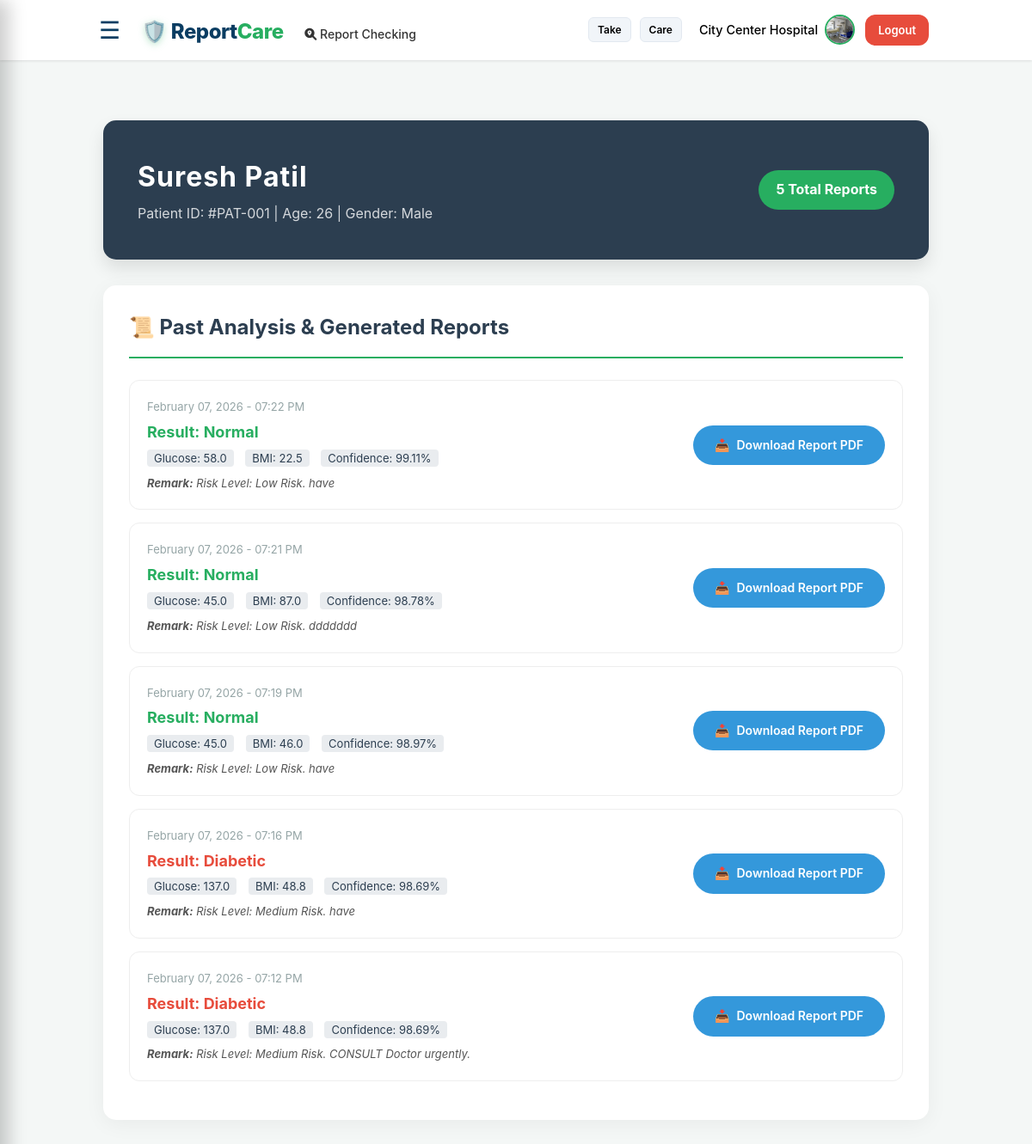
/patient-history/1 (signed in), run on the app's committed database.
### app.py (models this page shows)
class User(db.Model):
    id = db.Column(db.Integer, primary_key=True)
    role = db.Column(db.String(20)) # 'Lab' or 'Other'
    email = db.Column(db.String(100), unique=True, nullable=False)
    password = db.Column(db.String(100), nullable=False)
    name = db.Column(db.String(100))
    phone = db.Column(db.String(20))
    address = db.Column(db.Text)
    license_no = db.Column(db.String(100)) # Special for Lab
    profile_pic = db.Column(db.String(200), default='default_user.png')
    signature_img = db.Column(db.String(200))

class Patient(db.Model):
    id = db.Column(db.Integer, primary_key=True)
    lab_id = db.Column(db.Integer, db.ForeignKey('user.id')) # Kis Lab ne create kiya
    name = db.Column(db.String(100), nullable=False)
    age = db.Column(db.Integer)
    gender = db.Column(db.String(10))
    phone = db.Column(db.String(20))
    created_at = db.Column(db.DateTime, default=datetime.utcnow)
    reports = db.relationship('Report', backref='patient', cascade="all, delete-orphan")

class Report(db.Model):
    id = db.Column(db.Integer, primary_key=True)
    patient_id = db.Column(db.Integer, db.ForeignKey('patient.id'))
    prediction_result = db.Column(db.String(100))
    accuracy = db.Column(db.String(20))
    glucose = db.Column(db.Float)
    bp = db.Column(db.Float)
    insulin = db.Column(db.Float)
    bmi = db.Column(db.Float)
    pregnancies = db.Column(db.Integer)
    skin = db.Column(db.Float)
    dpf = db.Column(db.Float)
    remarks = db.Column(db.Text)
    date = db.Column(db.DateTime, default=datetime.utcnow)
    risk_score = db.Column(db.Float)

### app.py (the view)
@app.route('/patient-history/<int:p_id>')
def patient_history(p_id):
    if 'user_id' not in session: return redirect('/login')
    patient = Patient.query.get_or_404(p_id)
    reports = Report.query.filter_by(patient_id=p_id).order_by(Report.date.desc()).all()
    return render_template('patient_history.html', patient=patient, reports=reports)

### app.py (called while the page is built)
@app.context_processor
def inject_user():
    user = User.query.get(session.get('user_id')) if 'user_id' in session else None
    return dict(current_user=user)

### templates/patient_history.html (shortened to what this page needs)
{% extends "base.html" %}
{% block content %}
<div class="container">
    <div class="patient-header">
        <div class="patient-info">
            <h1>{{ patient.name }}</h1>
            <p>Patient ID: #PAT-00{{ patient.id }} | Age: {{ patient.age }} | Gender: {{ patient.gender }}</p>
        </div>
        <div class="stats-badge">{{ patient.reports|length }} Total Reports</div>
    </div>
    <div class="history-card">
        <h2 class="history-title">📜 Past Analysis & Generated Reports</h2>
        {% if patient.reports %}
            {% for report in patient.reports|sort(attribute='date', reverse=True) %}
            <div class="report-item">
                <div class="report-meta">
                    <span class="date">{{ report.date.strftime('%B %d, %Y - %I:%M %p') }}</span>
                    <p class="result-text {% if report.prediction_result == 'Diabetic' %}status-positive{% else %}status-negative{% endif %}">
                        Result: {{ report.prediction_result }}
                    </p>
                    <div class="metrics-row">
                        <span class="badge-info">Glucose: {{ report.glucose }}</span>
                        <span class="badge-info">BMI: {{ report.bmi }}</span>
                        <span class="badge-info">Confidence: {{ report.accuracy }}</span>
                    </div>
                    {% if report.remarks %}
                    <p style="margin-top: 8px; font-size: 13px; color: #555; font-style: italic;">
                        <b>Remark:</b> {{ report.remarks[:60] }}{% if report.remarks|length > 60 %}...{% endif %}
                    </p>
                    {% endif %}
                </div>
                <a href="/download-report/{{ report.id }}" class="btn-download">
                    <span>📥</span> Download Report PDF
                </a>
            </div>
            {% endfor %}
        {% else %}
            <div style="text-align: center; padding: 40px;">
                <p style="color: #95a5a6; font-size: 18px;">Is patient ke liye koi report generate nahi ki gayi hai.</p>
                <a href="/predict" style="color: #27AE60; font-weight: bold; text-decoration: none;">+ Run New Prediction</a>
            </div>
        {% endif %}
    </div>
</div>
{% endblock %}

### templates/base.html (shortened to what this page needs)
<!DOCTYPE html>
<html lang="en">
<head>
    <link rel="stylesheet" href="/static/css/style.css">
    <link rel="stylesheet" type="text/css" href="https://cdn.jsdelivr.net/npm/toastify-js/src/toastify.min.css">
    <link rel="stylesheet" href="https://cdnjs.cloudflare.com/ajax/libs/font-awesome/6.0.0/css/all.min.css">
</head>
<body>
<nav class="navbar">
    <div class="left">
        <span class="menu" onclick="toggleMenu()" style="margin-right: 15px; cursor:pointer;">☰</span>
        <span class="logo">
            <span class="shield">🛡️</span> Report<span style="color:#27AE60;">Care</span>
        </span>
        <a href="/verifyreport" style="margin-left: 20px; text-decoration: none; color: #333; font-size: 14px; font-weight: 500;">
        <i class="fas fa-search-location"></i> Report Checking
    </a>
    </div>
    <div class="right" style="display: flex; align-items: center; gap: 15px;">
        <div class="lang-buttons">
            <button>Take</button>
            <button>Care</button>
        </div>
        {% if current_user %}
            <div class="user-profile-nav" style="display: flex; align-items: center; gap: 12px;">
                <a href="/profile" style="display: flex; align-items: center; text-decoration: none; gap: 8px;">
                    <span style="color: black; font-size: 0.9rem; font-weight: 500;">{{ current_user.name }}</span>
                    <img src="{{ url_for('static', filename='uploads/profile_pictures/' + (current_user.profile_pic if current_user.profile_pic else 'default_user.png')) }}"
                         class="nav-profile-img" alt="Profile"
                         style="width: 35px; height: 35px; border-radius: 50%; object-fit: cover; border: 2px solid #27AE60;">
                </a>
                <a href="/logout" class="btn logout-btn" style="background-color: #e74c3c; padding: 6px 12px; font-size: 13px;">Logout</a>
            </div>
        {% else %}
            <a href="/login" class="btn">Login</a>
            <a href="/register" class="btn">Register</a>
        {% endif %}
    </div>
</nav>
{% block content %}{% endblock %}
</body>
</html>

### static/css/style.css (style rules this page uses)
:root { --primary: #0A3D62; --secondary: #27AE60; --accent: #10b981; --dark: #1e293b; --light: #f8fafc; --white: #ffffff; --shadow: 0 10px 25px -5px rgba(0, 0, 0, 0.1), 0 8px 10px -6px rgba(0, 0, 0, 0.1); --transition: all 0.3s cubic-bezier(0.4, 0, 0.2, 1); }
* { margin: 0; padding: 0; box-sizing: border-box; font-family: 'Inter', -apple-system, BlinkMacSystemFont, "Segoe UI", Roboto, sans-serif; }
body { background: var(--light); color: var(--dark); line-height: 1.6; }
.navbar { height: 70px; display: flex; align-items: center; justify-content: space-between; background: rgba(255, 255, 255, 0.95); backdrop-filter: blur(10px); padding: 0 10%; box-shadow: 0 1px 3px rgba(0,0,0,0.1); position: sticky; top: 0; z-index: 1200; transition: var(--transition); }
.logo { font-size: 24px; font-weight: 800; letter-spacing: -0.5px; color: var(--primary); text-decoration: none; }
.logo .shield { filter: drop-shadow(0 2px 4px rgba(39, 174, 96, 0.3)); }
.right button { background: #f1f5f9; border: 1px solid #e2e8f0; padding: 6px 12px; border-radius: 8px; margin-right: 5px; font-size: 12px; cursor: pointer; transition: var(--transition); }
.btn { padding: 10px 24px; border-radius: 12px; font-size: 14px; font-weight: 600; color: var(--white); text-decoration: none; background: var(--primary); transition: var(--transition); display: inline-block; }
.menu { font-size: 28px; cursor: pointer; color: var(--primary); padding: 5px; margin-left: -10px; transition: var(--transition); }
.container { max-width: 1200px; margin: 0 auto; padding: 0 20px; }
.right { display: flex; align-items: center; gap: 12px; }
.lang-buttons { display: flex; gap: 5px; }
.lang-buttons button { background: #f1f5f9; border: 1px solid #e2e8f0; padding: 6px 10px; border-radius: 6px; font-size: 12px; font-weight: 600; cursor: pointer; transition: var(--transition); }
.user-profile-nav { display: flex; align-items: center; gap: 12px; }
.nav-profile-img { width: 40px; height: 40px; border-radius: 50%; object-fit: cover; border: 2px solid var(--secondary); display: block; }
.logout-btn { background-color: #e74c3c !important; padding: 8px 15px !important; font-size: 13px !important; }

### templates/patient_history.html (style rules this page uses)
body { font-family: 'Segoe UI', sans-serif; background: #f4f7f6; margin: 0; }
.container { max-width: 1000px; margin: 50px auto; padding: 20px; }
.patient-header { background: #2c3e50; color: white; padding: 40px; border-radius: 15px; display: flex; justify-content: space-between; align-items: center; box-shadow: 0 10px 20px rgba(0,0,0,0.1); }
.patient-info h1 { margin: 0; font-size: 32px; letter-spacing: 1px; }
.patient-info p { margin: 5px 0 0; opacity: 0.8; }
.stats-badge { background: #27AE60; padding: 10px 20px; border-radius: 30px; font-weight: bold; }
.history-card { background: white; border-radius: 15px; padding: 30px; margin-top: 30px; box-shadow: 0 5px 25px rgba(0,0,0,0.05); }
.history-title { border-bottom: 2px solid #27AE60; padding-bottom: 15px; margin-bottom: 25px; color: #2c3e50; }
.report-item { display: flex; justify-content: space-between; align-items: center; padding: 20px; border: 1px solid #eee; border-radius: 12px; margin-bottom: 15px; transition: 0.3s; }
.report-meta { display: flex; flex-direction: column; }
.date { color: #95a5a6; font-size: 13px; margin-bottom: 5px; }
.result-text { font-size: 18px; font-weight: bold; margin: 0; }
.status-positive { color: #e74c3c; }
.status-negative { color: #27AE60; }
.metrics-row { font-size: 13px; color: #7f8c8d; margin-top: 5px; }
.badge-info { background: #e9ecef; color: #2c3e50; padding: 2px 8px; border-radius: 4px; margin-right: 10px; }
.btn-download { background: #3498db; color: white; padding: 12px 25px; border-radius: 25px; text-decoration: none; font-weight: 600; font-size: 14px; display: flex; align-items: center; gap: 8px; transition: 0.3s; border: none; cursor: pointer; }

### data on the page
User: name "City Center Hospital", profile_pic (picture)
Patient: name "Suresh Patil", id "1", age "26", gender "Male"
Report: date "February 07, 2026 - 07:22 PM", prediction_result "Normal", glucose "58.0", bmi "22.5", accuracy "99.11%", remarks "Risk Level: Low Risk. have"
Report: date "February 07, 2026 - 07:21 PM", prediction_result "Normal", glucose "45.0", bmi "87.0", accuracy "98.78%", remarks "Risk Level: Low Risk. ddddddd"
Report: date "February 07, 2026 - 07:19 PM", prediction_result "Normal", glucose "45.0", bmi "46.0", accuracy "98.97%", remarks "Risk Level: Low Risk. have"
Report: date "February 07, 2026 - 07:16 PM", prediction_result "Diabetic", glucose "137.0", bmi "48.8", accuracy "98.69%", remarks "Risk Level: Medium Risk. have"
Report: date "February 07, 2026 - 07:12 PM", prediction_result "Diabetic", glucose "137.0", bmi "48.8", accuracy "98.69%", remarks "Risk Level: Medium Risk. CONSULT Doctor urgently."

### other printed values
{{ patient.reports|length }} "5"
